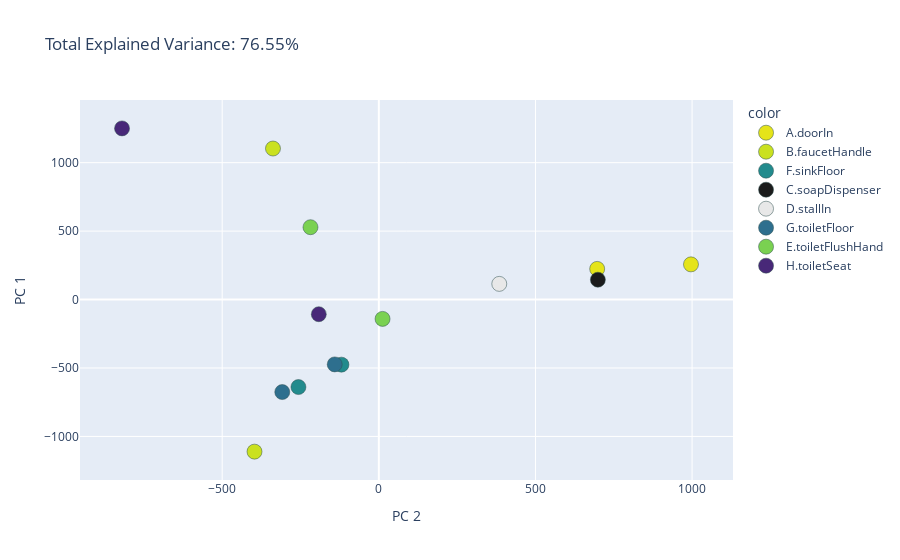

The cell this chart's notebook holds for it:
### Code cell
"""
ACP calcul et plot
""" 
X = dfTaxo_tr.values
y = np.array(['A.doorIn','A.doorIn','B.faucetHandle','B.faucetHandle','F.sinkFloor','F.sinkFloor',
            'C.soapDispenser','D.stallIn','G.toiletFloor','G.toiletFloor','E.toiletFlushHand','E.toiletFlushHand',
            'H.toiletSeat','H.toiletSeat']) #localisation categories
pca = PCA(n_components=2)
components = pca.fit_transform(X,y)
#sns.color_palette("Spectral",len(np.unique(y)))
total_var = pca.explained_variance_ratio_.sum() * 100
colsfewer = sns.color_palette('viridis_r',len(np.unique(y))*3) #COLORS

fig = px.scatter(components, x=1,y=0, color = y , title=f'Total Explained Variance: {total_var:.2f}%',
    labels={'0': 'PC 1', '1': 'PC 2'} ,
                color_discrete_map={
                    "A.doorIn": 'rgb'+str(colsfewer[0]),
                    "B.faucetHandle": 'rgb'+str(colsfewer[1]),
                    "C.soapDispenser": 'rgb(0.111,0.1111,0.111)',
                    "D.stallIn": 'rgb(0.911111,0.911111,0.911111)',
                    "E.toiletFlushHand": 'rgb'+str(colsfewer[4]),
                    "F.sinkFloor": 'rgb'+str(colsfewer[12]),
                    "G.toiletFloor": 'rgb'+str(colsfewer[15]),
                    "H.toiletSeat" : 'rgb(72,40,120)'
                }) # j'ai testé ceci: https://plotly.com/python/marker-style/ avec symbol_map mais échec

fig.update_traces(marker=dict(size=15, # taille des points
                              line=dict(width=0.5, color='DarkSlateGrey')),
                  selector=dict(mode='markers'))

### Figure 1 — Plotly figure (JSON) as saved in the notebook; plotly's stock layout.template omitted (floating-point values rounded to 4 significant figures)
{"data": [{"hovertemplate": "color=A.doorIn<br>PC 2=%{x}<br>PC 1=%{y}<extra></extra>", "legendgroup": "A.doorIn", "marker": {"color": "rgb(0.89632, 0.893616, 0.096335)", "line": {"color": "DarkSlateGrey", "width": 0.5}, "size": 15, "symbol": "circle"}, "mode": "markers", "name": "A.doorIn", "orientation": "v", "showlegend": true, "type": "scatter", "x": [996.4, 697.0], "xaxis": "x", "y": [257.0, 224.1], "yaxis": "y"}, {"hovertemplate": "color=B.faucetHandle<br>PC 2=%{x}<br>PC 1=%{y}<extra></extra>", "legendgroup": "B.faucetHandle", "marker": {"color": "rgb(0.79376, 0.880678, 0.120005)", "line": {"color": "DarkSlateGrey", "width": 0.5}, "size": 15, "symbol": "circle"}, "mode": "markers", "name": "B.faucetHandle", "orientation": "v", "showlegend": true, "type": "scatter", "x": [-396.8, -337.9], "xaxis": "x", "y": [-1111.0, 1103.0], "yaxis": "y"}, {"hovertemplate": "color=F.sinkFloor<br>PC 2=%{x}<br>PC 1=%{y}<extra></extra>", "legendgroup": "F.sinkFloor", "marker": {"color": "rgb(0.135066, 0.544853, 0.554029)", "line": {"color": "DarkSlateGrey", "width": 0.5}, "size": 15, "symbol": "circle"}, "mode": "markers", "name": "F.sinkFloor", "orientation": "v", "showlegend": true, "type": "scatter", "x": [-119.3, -256.6], "xaxis": "x", "y": [-475.5, -639.2], "yaxis": "y"}, {"hovertemplate": "color=C.soapDispenser<br>PC 2=%{x}<br>PC 1=%{y}<extra></extra>", "legendgroup": "C.soapDispenser", "marker": {"color": "rgb(0.111,0.1111,0.111)", "line": {"color": "DarkSlateGrey", "width": 0.5}, "size": 15, "symbol": "circle"}, "mode": "markers", "name": "C.soapDispenser", "orientation": "v", "showlegend": true, "type": "scatter", "x": [699.3], "xaxis": "x", "y": [145.1], "yaxis": "y"}, {"hovertemplate": "color=D.stallIn<br>PC 2=%{x}<br>PC 1=%{y}<extra></extra>", "legendgroup": "D.stallIn", "marker": {"color": "rgb(0.911111,0.911111,0.911111)", "line": {"color": "DarkSlateGrey", "width": 0.5}, "size": 15, "symbol": "circle"}, "mode": "markers", "name": "D.stallIn", "orientation": "v", "showlegend": true, "type": "scatter", "x": [384.5], "xaxis": "x", "y": [114.5], "yaxis": "y"}, {"hovertemplate": "color=G.toiletFloor<br>PC 2=%{x}<br>PC 1=%{y}<extra></extra>", "legendgroup": "G.toiletFloor", "marker": {"color": "rgb(0.179019, 0.433756, 0.55743)", "line": {"color": "DarkSlateGrey", "width": 0.5}, "size": 15, "symbol": "circle"}, "mode": "markers", "name": "G.toiletFloor", "orientation": "v", "showlegend": true, "type": "scatter", "x": [-140.8, -308.2], "xaxis": "x", "y": [-473.5, -675.8], "yaxis": "y"}, {"hovertemplate": "color=E.toiletFlushHand<br>PC 2=%{x}<br>PC 1=%{y}<extra></extra>", "legendgroup": "E.toiletFlushHand", "marker": {"color": "rgb(0.477504, 0.821444, 0.318195)", "line": {"color": "DarkSlateGrey", "width": 0.5}, "size": 15, "symbol": "circle"}, "mode": "markers", "name": "E.toiletFlushHand", "orientation": "v", "showlegend": true, "type": "scatter", "x": [11.94, -218.1], "xaxis": "x", "y": [-141.2, 528.5], "yaxis": "y"}, {"hovertemplate": "color=H.toiletSeat<br>PC 2=%{x}<br>PC 1=%{y}<extra></extra>", "legendgroup": "H.toiletSeat", "marker": {"color": "rgb(72,40,120)", "line": {"color": "DarkSlateGrey", "width": 0.5}, "size": 15, "symbol": "circle"}, "mode": "markers", "name": "H.toiletSeat", "orientation": "v", "showlegend": true, "type": "scatter", "x": [-191.6, -819.7], "xaxis": "x", "y": [-106.9, 1250.0], "yaxis": "y"}], "layout": {"legend": {"title": {"text": "color"}, "tracegroupgap": 0}, "title": {"text": "Total Explained Variance: 76.55%"}, "xaxis": {"anchor": "y", "domain": [0, 1], "title": {"text": "PC 2"}}, "yaxis": {"anchor": "x", "domain": [0, 1], "title": {"text": "PC 1"}}}}
